Frame 1 (no input): blank canvas, image omitted
Frame 60 (no input): blank canvas, image omitted
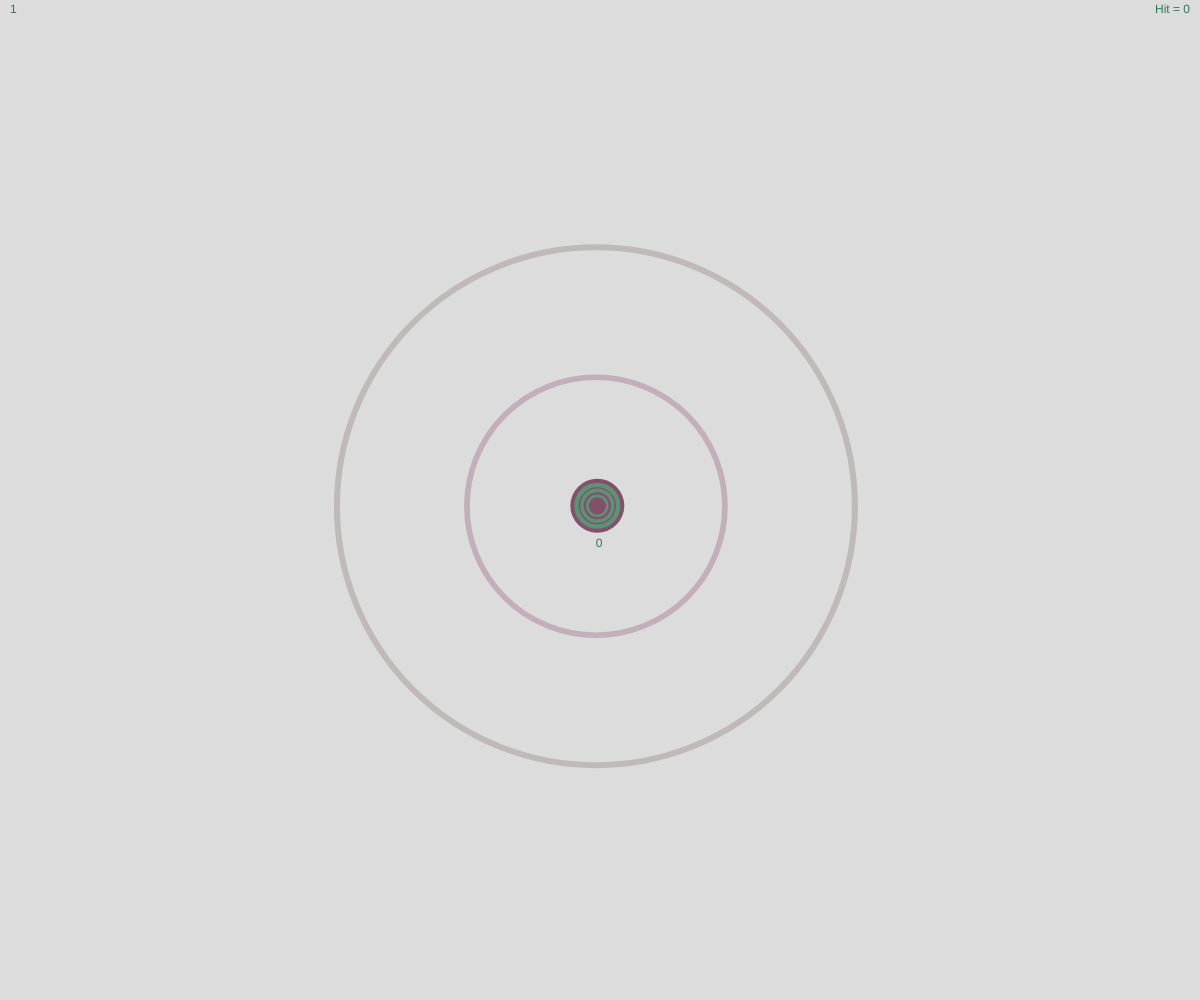
Frame 120 (the mouse pressed at the canvas centre since frame 60)

The p5.js sketch whose frames 1 and 60 were blank and that drew this single picture after the mouse press (run headless with seeded random() and noise() and a simulated clock; from frame 60 on, the mouse is pressed at the canvas centre):

// p5.js sketch
// ── sketch.js
let monsters = [];
let extraCanvas;
let extraCanvas2;
let g = 0;
let hi = 0;
let n = 0;
function setup() {
  createCanvas(windowWidth, windowHeight);
  extraCanvas = createGraphics(windowWidth, windowHeight);
  extraCanvas2 = createGraphics(windowWidth, windowHeight);
  
}

function draw() {
  image(extraCanvas,0,0);
  extraCanvas.background(220);
  background(0, 0 , 0, 0);
  image(extraCanvas2,0,0);
  extraCanvas2.background(0, 0, 0, 0);
  
  for(let nom of monsters){
    nom.go();
    for(let ot of monsters){
      if(ot.cheked == 0 && nom !== ot){
        nom.hit(ot);
        } 
    }
    if(nom.die()){
     monsters.splice(monsters.indexOf(nom),1);
    }
  }
  for(let nom of monsters){
    nom.cheked = 0;
    nom.tx();
    
    if(nom.test(mouseX, mouseY, nom.xx, nom.yy,nom.rlong)){
      textAlign(CENTER, CENTER);
      fill(225-nom.r, 225-nom.g, 225-nom.b);
      noStroke();
      text(monsters.indexOf(nom), nom.xx, nom.yy+nom.rlong/2+10);
    } 
  }
  textAlign(LEFT, CENTER);
  stroke(220);
  strokeWeight(5);
  text(monsters.length, 10, 10);
  textAlign(RIGHT, CENTER);
  stroke(220);
  strokeWeight(5);
  text("Hit = "+hi,windowWidth-10,10);
}

function mousePressed() {
  
  for(let nom of monsters){
    nom.clike();
  }
  if(g==0){
    let mon = new monster();
    monsters.push(mon);
    monsters[monsters.length-1].start();
  }
  g = 0;
}
function keyPressed() {
  if (keyCode == 32) {
    for(let i = 0; i < 50 ;i++){
      let mon = new monster();
      monsters.push(mon);
      monsters[monsters.length-1].pstart();
    }
  }
}

function showCount(){
  text(nom.ph,10,10+monsters.indexOf(nom)*30);
  for(let ri of nom.rings){
    text(ri.slong, 10+monsters.indexOf(nom)*80, windowHeight/2+nom.rings.indexOf(ri)*30);
  }
}
// ── monster.js
class monster{

  constructor(){
    this.rings = [];
    
    this.xx = 0;
    this.yy = 0;
    this.r = 50;
    this.g = 50;
    this.b = 50;
    this.rr = 0;
    this.gg = 0;
    this.bb = 0;
    this.big = 0;
    this.speed = 0;
    this.rlong = 0;
    this.t = 0;
    this.cd = 0;
    this.rrlong = 0;
    this.ph = 100;
    this.phh = 100;
    this.skill = 0;
    this.launch = 0;
    this.jj = 0;
    this.p = 0;
    this.a = 0;
    this.Tou = 0;
    this.o = 5;
    this.hi = 0;
    this.cheked = 0;
  }
  
  start(){
    this.show();
    this.coldown();
  }
  
  pstart(){
    this.press();
    this.coldown();
  }
  
  go(){
    this.born();
    this.poo();
    this.chose();
    this.move();
    this.change();
    this.color();
    this.attake();
    this.die();
    if(this.skill == 1){
      if(this.ph > 0 && this.rlong > 0){
        this.old();
      }else if(this.ph <= 0){
        this.ph = 0;
      }
      this.skill = 0;
     }
    
     
    
    
    
    
    
  }
  
  born(){
    //半徑等於jj*ph百分比
    this.rlong = this.jj  * this.ph / 100;
    this.ring();
    this.ball();
  }
  
  ring(){
    
    for(let nom of this.rings){
      nom.run(this.xx,this.yy);
    }
    
    for(let nom of this.rings){
      if(nom.die()){
        this.rings.splice(this.rings.indexOf(nom),1);
      }
    }
    
  }
  
  ball(){    
    noStroke();
    fill(this.r, this.g, this.b);
    ellipse(this.xx, this.yy, this.rlong);
  }
  
  tx(){
    if(this.hi>0){
      noStroke();
      textAlign(CENTER, CENTER);
      fill(225-this.r, 225-this.g, 225-this.b)
      text(this.hi, this.xx, this.yy);
    }
  }
  
  change(){

    this.t++;
    
    if(this.t == this.cd){
      this.skill = 1;
      this.t = 0;
    }
    if(this.skill == 1){
       this.launch = 1;
       }
  }
  
  color(){
    
    let c = 0;
    
    if(this.skill == 1){
      
      c = 1;
       
       }
    if(c == 1){
      
      this.r = this.r + random(10, 50);
      this.g = this.g + random(10, 50);
      this.b = this.b + random(10, 50);
      
      if(this.r > 225){
        this.r = this.r - 225;
      }
      
      if(this.g > 225){
        this.g = this.g - 225;
      }
      
      if(this.b > 225){
        this.b = this.b - 225;
      }
      
      c = 0;
       
    }
    
  }
  
  move(){
    this.speed = ceil(random(1, 2));
    this.xx = this.xx + random(-this.speed, this.speed);
    this.yy = this.yy + random(-this.speed, this.speed);
  }
  
  show(){
    this.preShow(mouseX, mouseY);
  }
  
  preShow(x, y){
    this.xx = x;
    this.yy = y;
    this.big = 10*ceil(random(3, 7));
    this.jj = this.big;
    this.rrlong = this.big - 20;
  }
  
  coldown(){
    
    this.cd = 5 * ceil(random(2, 10));
    
  }
  
  reborn(){
    this.r = 50;
    this.g = 50;
    this.b = 50;
    this.ph = this.ph + 50;
  }
  
  attake(){
    
    if(this.skill == 1 && this.ph > 0){
      let n = new ring();
      this.rings.push(n);
      this.rings[this.rings.length-1].born(this.launch,this.r,this.g,this.b,this.xx,this.yy,this.rlong,this.rrlong,this.phh);
      this.launch = 0;
    }
  }
  
  old(){
    this.ph = this.ph - this.o;    
  }
  
  die(){
    if(this.ph==0){
      return true;
    }else{
      return false;
    }
    
  }
  
  poo(){
    if(this.test(mouseX, mouseY, this.xx, this.yy,this.rlong)){
      if(this.p < this.rlong * 1/10){
        this.a = 1;
       }else if(this.p >= this.rlong * 2/5){
        this.a = -1;
       }
    }
    this.p = this.p + this.a;
  }
  
  chose(){
    
    let lin = this.rlong * 1/5;
    
    if(this.test(mouseX, mouseY, this.xx, this.yy,this.rlong)){

      noFill();
      if(this.rlong > 20){
        
        strokeWeight(this.rlong/20);
         
         }else{
           strokeWeight(1);
         }
      
      stroke(225 - this.r, 225 - this.g, 225 - this.b);
      ellipse(this.xx, this.yy, this.p);
      
      if(this.rlong > 20){
        
        strokeWeight(this.rlong/15);
         
         }else{
           strokeWeight(1);
         }
      
      ellipse(this.xx, this.yy, this.p + lin);
      
      if(this.rlong > 20){
        
        strokeWeight(this.rlong/12);
         
         }else{
           strokeWeight(1);
         }
      
      ellipse(this.xx, this.yy, this.p + 2 * lin);
    }
    else{
      this.p = 0;
      lin = 0;
    }
    
  }
  
  clike(){  
    if(this.test(mouseX, mouseY, this.xx, this.yy,this.rlong)){
      g = 1;
      this.reborn();
    } 
  }
  
  test(x, y, px, py,r){
    if(r/2 > dist(x, y, px, py)){
      return true;
    }else{
      return false;
    }
  }
  
  testTouch(x, y, px, py,r, ri){
    if(this.Tou == 0 && r/2 >= dist(x, y, px, py) && (r - ri.speed)/2 <= dist(x, y, px, py)){
      this.Tou=1;
      ri.Tou=1;
    }
  }
  
  hit(other){
    for(let ri of other.rings){
      this.testTouch(this.xx, this.yy, ri.x, ri.y,ri.slong + this.rlong, ri);
      if(this.Tou == 1 && ri.Tou == 0){
        ri.hi = ri.hi + 1;
        this.hi = this.hi+1;
        if(this.ph>0){
          this.ph = this.ph - this.o;
        }
        this.Tou = 0;
        ri.Tou = 0;
        hi = hi+1;
      }
    }
  }
  
  press(){
    this.preShow(random(windowWidth), random(windowHeight));
  }
  
}
// ── ring.js
class ring{
  constructor(){
    this.launch = 0;
    this.Tou=0;
    this.r=0;
    this.g=0;
    this.b=0;
    this.x=0;
    this.y=0;
    this.long=0;
    this.slong=0;
    this.ph=0;
    this.hi=0;
    this.speed = 0;
    this.d = 0;
  }
  
  born(launch,r,g,b,x,y,long,slong,ph){
    this.launch = launch;
    this.r=r;
    this.g=g;
    this.b=b;
    this.x=x;
    this.y=y;
    this.long=long;
    this.slong=slong;
    this.ph=ph;
    this.slong = this.long;
    


  }
  run(x,y){
    //製作光環，寬度等於半徑/10，最小值為2；若半徑為零，光環消失。
    this.x=x;
    this.y=y;
    if(this.launch == 1){
      extraCanvas.noFill();
      if(this.long > 20){
        extraCanvas.strokeWeight(this.long/10);
      }else if(this.long <= 20 && this.long > 0){
        extraCanvas.strokeWeight(2);
      }else{
        extraCanvas.noStroke();
        this.ph = 0;
      }
      extraCanvas.stroke(this.r, this.g, this.b, this.ph);
      // print("r = "+this.r+" ; g = "+this.g+" ; b = "+this.b);
      extraCanvas.ellipse(this.x, this.y, this.slong);
      
      if(this.slong > 0){
    
        if(this.slong < 10 * this.long){
          this.slong = this.slong + 10;
          this.speed = 10;
          this.r = this.r+1;
          this.g = this.g+1;
          this.b = this.b+1;
        
          if(this.slong > this.long * 3){
            this.ph = this.ph - 1;
            this.slong = this.slong + 3;
            this.speed = 13;
          }else if(this.slong > this.long * 6){
            this.slong = this.slong + 7;
            this.speed = 17;
            this.ph = this.ph - 3;
          }else if(this.slong > this.long * 8){
            this.speed = 25;
            this.slong = this.slong + 15;
            this.ph = this.ph - 5;
          }
//           for(let nom = 0; nom < monsters.length - 1 ; nom++){
//             for(let ot = 0; ot < monsters.length - 1 ; ot++){
//               if(nom !== ot){
                
//               }
//             }
//           }
        }else{
          if(this.long-5 < 0){
             this.slong = 0;
             }else{
              this.slong = this.long; 
             }
          this.ph = 0;
          this.launch = 0;
          this.d = 1;

        }
      }else{
        this.slong = 0;
        this.ph = 0;
        this.launch = 0;
        this.d = 1;

      }
    }
  }
  die(){
    if(this.ph == 0 || this.d == 1){
      return true;
    }else{
      return false;
    }
  }
}
